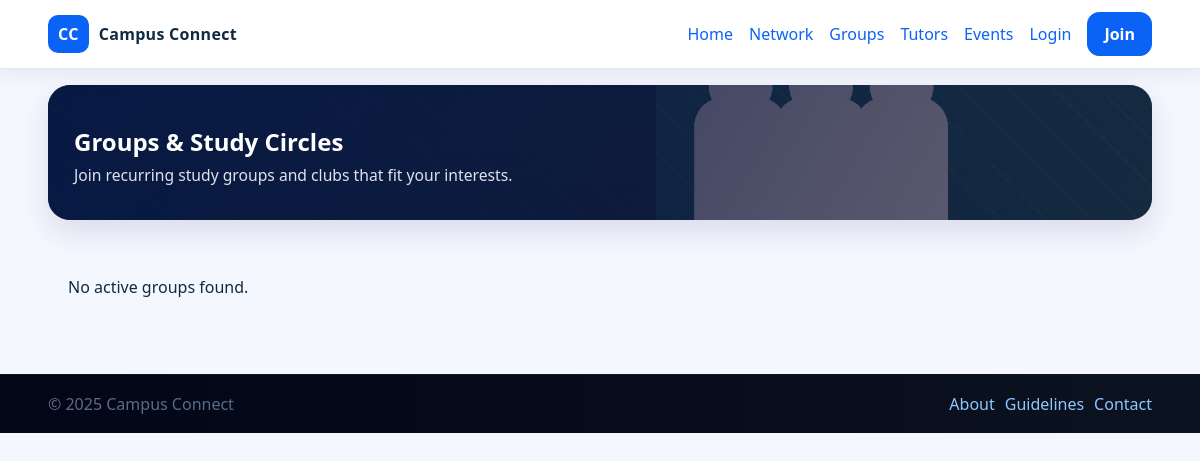
Before: /groups/ with the older database file.
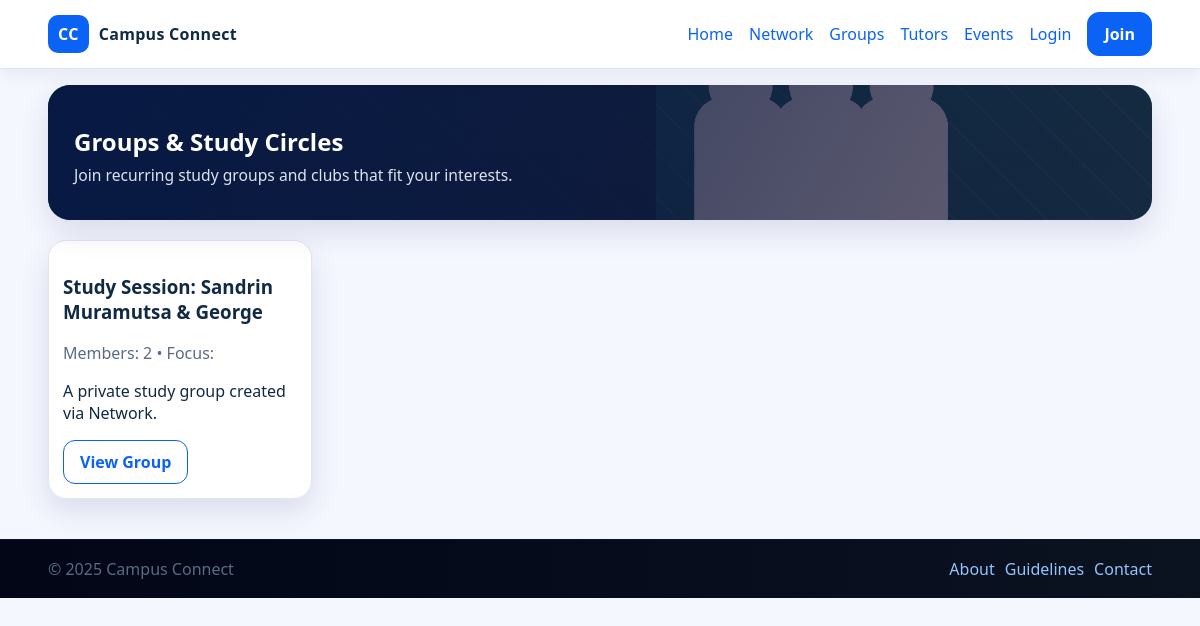
After: the same page with the newer database file.
### api/models.py (models this page shows, shortened)
class Group(models.Model):
    name = models.CharField(max_length=200)
    focus = models.CharField(max_length=100, help_text="e.g. Computer Science, Math, Design")
    description = models.TextField()
    members = models.ManyToManyField(User, related_name='joined_groups', blank=True)
    created_at = models.DateTimeField(auto_now_add=True)
    def members_count(self):
        return self.members.count()

### api/views.py (the view)
# urls.py: path('groups/', views.groups, name='groups'),
def groups(request):
    groups = Group.objects.all()
    context = {'groups': groups}
    return render(request, 'groups.html', context)

### templates/groups.html
{% extends 'base.html' %}
{% load static %}
{% block content %}
  <section class="page-title hero-page hero-groups">
    <h1>Groups & Study Circles</h1>
    <p>Join recurring study groups and clubs that fit your interests.</p>
  </section>
  <section class="grid cards">
    {% for group in groups %}
      <div class="card">
        <h3>{{ group.name }}</h3>
        <p class="muted">
          Members: {{ group.members_count }} • Focus: {{ group.focus }}
        </p>
        <p>{{ group.description|truncatewords:20 }}</p>
        <div style="margin-top: 1rem;">
          <a href="{% url 'group_detail' group.id %}" class="button outline">View Group</a>
        </div>
      </div>
    {% empty %}
      <p style="padding: 20px;">No active groups found.</p>
    {% endfor %}
  </section>
{% endblock %}

### templates/base.html (shortened to what this page needs)
{% load static %}
<!DOCTYPE html>
<html lang="en">
<head>
  <link rel="stylesheet" href="{% static 'styles.css' %}" />
</head>
<body>
  <header class="site-header">
    <div class="container header-inner">
      <a href="{% url 'home' %}" class="logo">
        <span class="logo-mark">CC</span>
        <span class="logo-text">Campus Connect</span>
      </a>
      <nav>
        <ul class="nav-links">
          <li><a href="{% url 'home' %}">Home</a></li>
          <li><a href="{% url 'network' %}">Network</a></li> <li><a href="{% url 'groups' %}">Groups</a></li>   <li><a href="{% url 'tutors' %}">Tutors</a></li>
          <li><a href="{% url 'events' %}">Events</a></li>
          {% if user.is_authenticated %}
            <li style="margin-left: 10px; border-left: 1px solid #ccc; padding-left: 15px;">
                <a href="{% url 'profile' %}">Profile</a>
            </li>
            <li><span style="font-weight:600; color:var(--text);">Hi, {{ user.first_name|default:user.username }}</span></li>
            <li>
                <form action="{% url 'logout' %}" method="POST" style="display:inline;">
                    {% csrf_token %}
                    <button type="submit" class="button outline" style="padding: 6px 14px; font-size:0.9rem;">Logout</button>
                </form>
            </li>
          {% else %}
            <li style="margin-left: auto;"><a href="{% url 'login' %}">Login</a></li>
            <li><a href="{% url 'register' %}" class="button">Join</a></li>
          {% endif %}
        </ul>
      </nav>
    </div>
  </header>
  <main class="container">
      {% block content %}
      {% endblock %}
  </main>
  <footer class="site-footer">
    <div class="container footer-inner">
      <p class="muted">&copy; 2025 Campus Connect</p>
      <p class="footer-links">
        <a href="{% url 'about' %}">About</a>
        <a href="{% url 'guidelines' %}">Guidelines</a>
        <a href="{% url 'contact' %}">Contact</a>
      </p>
    </div>
  </footer>
</body>
</html>

### static/styles.css (style rules this page uses)
:root { --bg:#f5f7ff; --text:#102a43; --muted:#5a6b86; --primary:#e50444; --primary-600:#b40637; --ok:#0bd2d6; --warn:#f59f00; --danger:#e03131; --surface:#ffffff; --border:#dfe5f3; --shadow:0 12px 30px rgba(15,35,80,.12); --radius:18px; --pad:14px; }
* { box-sizing:border-box }
html,body { margin:0;padding:0;background:var(--bg);color:var(--text);font-family:system-ui,-apple-system,Segoe UI,Roboto,Ubuntu,'Helvetica Neue',Arial }
a { color:var(--primary);text-decoration:none }
.container { width:min(1120px,92%);margin-inline:auto }
.site-header { position:sticky;top:0;background:rgba(255,255,255,.9);backdrop-filter:saturate(1.2) blur(6px);border-bottom:1px solid var(--border);z-index:10 }
.header-inner { display:flex;align-items:center;justify-content:space-between;padding:12px 0 }
.logo { display:flex;align-items:center;gap:10px;font-weight:800;letter-spacing:.3px;color:var(--text) }
.logo-mark { background:var(--primary);color:#fff;border-radius:10px;padding:8px 10px;display:inline-block }
.logo-text { display:inline-block }
.nav-links { display:flex;gap:16px;list-style:none;margin:0;padding:0 }
.nav-links > li { position:relative; display:flex; align-items:center; }
.site-footer { border-top:1px solid var(--border);margin-top:40px;background:#fff }
.footer-inner { display:flex;gap:12px;align-items:center;justify-content:space-between;padding:24px 0 }
.footer-links { display:flex;gap:10px;align-items:center;flex-wrap:wrap }
.button { display:inline-block;padding:10px 16px;border-radius:12px;background:var(--primary);color:#fff;border:1px solid var(--primary);cursor:pointer;font-weight:700 }
.button.outline { background:transparent;color:var(--primary);border:1px solid var(--primary) }
.card { background:var(--surface);border:1px solid var(--border);border-radius:var(--radius);padding:var(--pad);box-shadow:var(--shadow) }
.grid { display:grid;gap:16px }
.cards { grid-template-columns:repeat(auto-fill,minmax(240px,1fr)) }
.page-title { padding:10px 0 }
:root { --hero-img:url('assets/hero-edublock.jpg'); --brand:#0b63f6; --accent:#ff8a00; }
.site-header .logo-mark { background: var(--brand); }
.button { background: var(--brand); border-color: var(--brand); }
.button.outline { color: var(--brand); border-color: var(--brand); }
a { color: var(--brand); }
body { background:#0f1719; color:var(--text); }
.site-header { background:#1d1e1e; border-bottom:1px solid #283141; }
.site-footer { background:#1d1e1e; border-top:1px solid #283141; }
.card { background:#1d1e1e; }
body { background:var(--bg); color:var(--text); }
.site-header { background:rgba(255,255,255,.96); border-bottom:1px solid var(--border); box-shadow:0 4px 18px rgba(15,35,80,.08); }
.site-footer { margin-top:40px; padding:0; background:linear-gradient(90deg,#020617,#0b1220); border-top:1px solid rgba(15,23,42,.9); color:#e5e7eb; }
.footer-inner { display:flex; gap:12px; align-items:center; justify-content:space-between; padding:18px 0; }
.site-footer p { margin:0; }
.footer-links { display:flex; gap:10px; align-items:center; flex-wrap:wrap; }
.site-footer .footer-links a { color:#93c5fd; text-decoration:none; }
.home-panels .card, .card { background:#ffffff; }
.hero-page { margin-top:16px; margin-bottom:20px; padding:40px 26px 34px; border-radius:22px; position:relative; overflow:hidden; color:#ffffff; box-shadow:var(--shadow); }
.hero-page::before { content:""; position:absolute; inset:0; background:linear-gradient(120deg, rgba(6,22,66,.90), rgba(20,12,40,.65)); }
.hero-page > * { position:relative; z-index:1; }
.hero-page h1 { margin:0 0 6px; }
.hero-page p { margin:0; max-width:520px; font-size:.98rem; color:rgba(245,248,255,.9); }
.muted { color:var(--muted); }
.hero-groups { background-image:url("images/bg-groups.jpg"); background-size:cover; background-position:center; }

Changed rows visible on the page:
added Group: name "Study Session: Sandrin Muramutsa & George", members_count "2", description "A private study group created via Network."
Other visible differences:
text no longer shown: "No active groups found."
